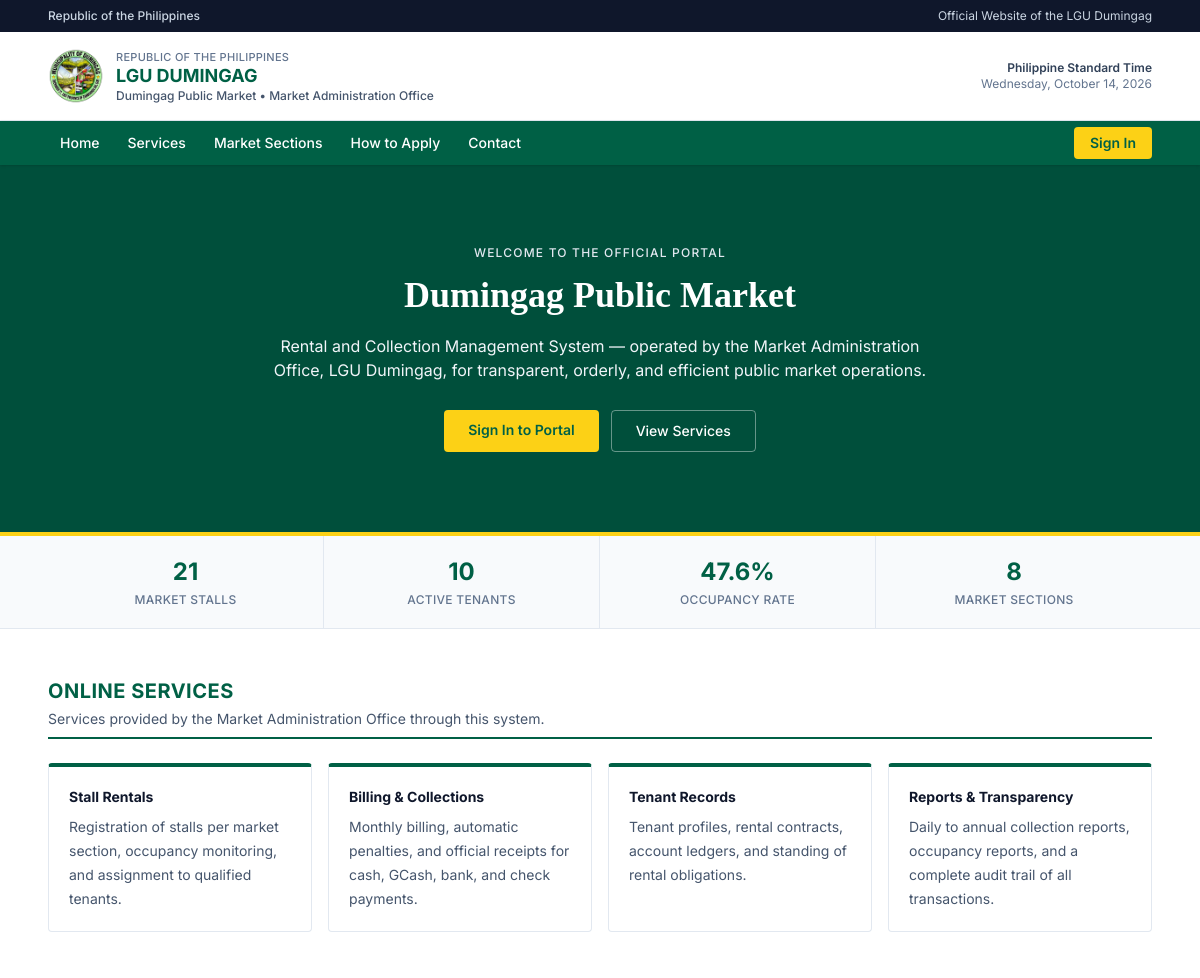
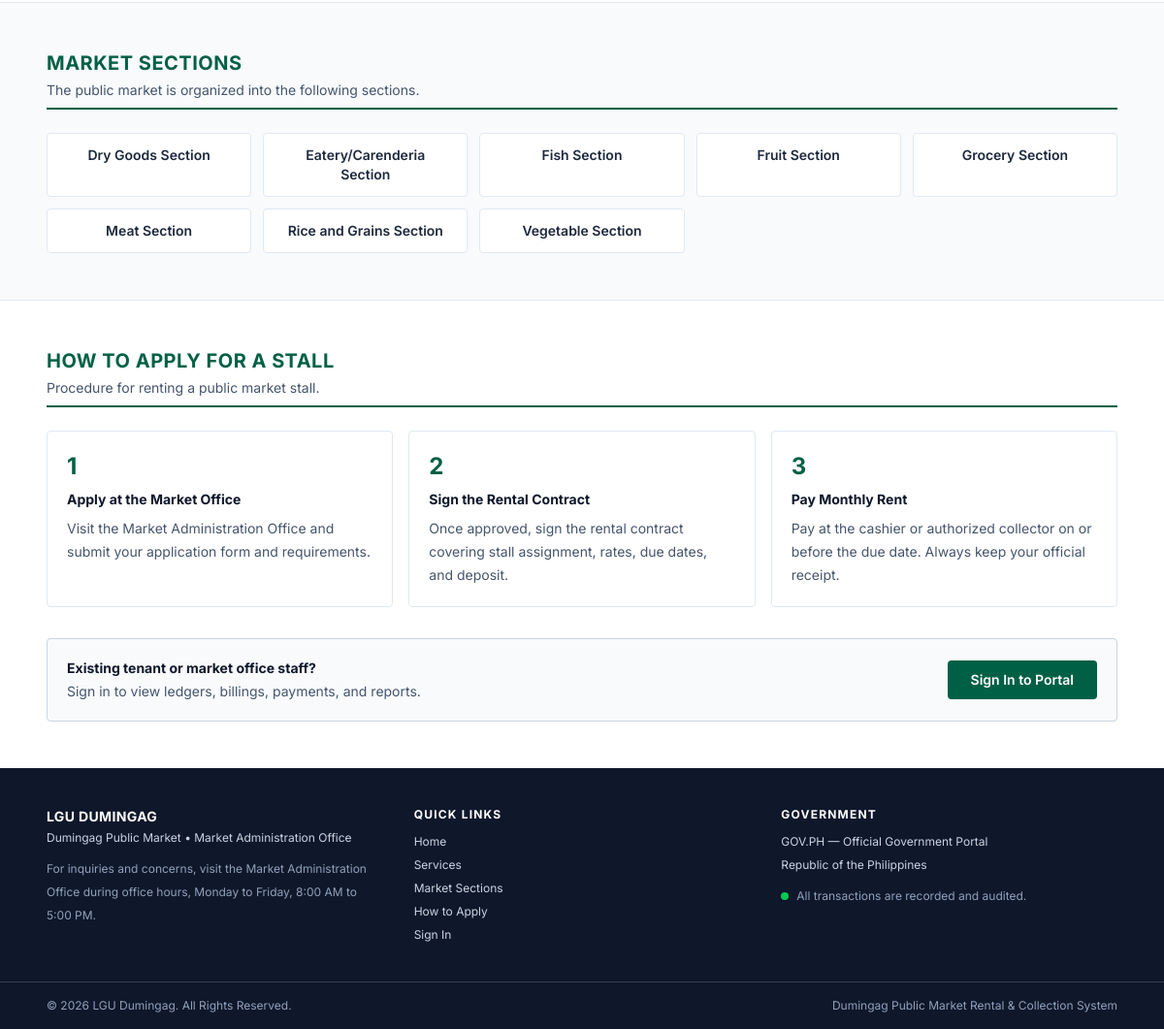
The page / on the database its author committed (2 pictures, top to bottom).
### core/models.py (models this page shows, shortened)
class SystemSetting(models.Model):
    PENALTY_TYPE_CHOICES = [
        ('fixed', 'Fixed'),
        ('percentage', 'Percentage'),
    ]
    municipality_name = models.CharField(max_length=200)
    market_name = models.CharField(max_length=200)
    office_name = models.CharField(max_length=200)
    receipt_prefix = models.CharField(max_length=20)
    default_due_day = models.PositiveIntegerField(default=5)
    penalty_type = models.CharField(max_length=20, choices=PENALTY_TYPE_CHOICES, default='percentage')
    penalty_value = models.DecimalField(max_digits=10, decimal_places=2, default=0)
    grace_period = models.PositiveIntegerField(default=5)
    logo = models.ImageField(upload_to='logos/', blank=True, null=True)
    theme_color = models.CharField(max_length=7, default='#003366')
    terms_and_conditions = models.TextField(
        default=DEFAULT_CONTRACT_TERMS,
        blank=True,
        help_text='One clause per line. Printed on every rental contract.',
    )
    class Meta:
        verbose_name = 'System Setting'
        verbose_name_plural = 'System Settings'

class MarketSection(models.Model):
    name = models.CharField(max_length=100, unique=True)
    description = models.TextField(blank=True)
    class Meta:
        ordering = ['name']

### core/views/landing.py (the view)
# urls.py: path('', landing_view, name='landing'),
def landing_view(request):
    if request.user.is_authenticated:
        pass
    settings = SystemSetting.objects.first()
    total_stalls = Stall.objects.count() or 120
    total_tenants = Tenant.objects.filter(status='Active').count() or 86
    occupied = Stall.objects.filter(status='Occupied').count() or 86
    vacant = Stall.objects.filter(status='Vacant').count() or 34
    occupancy_rate = round((occupied / total_stalls * 100) if total_stalls else 0, 1)
    if total_stalls == 0:
        total_stalls = 128
        total_tenants = 94
        occupied = 94
        vacant = 34
        occupancy_rate = 73.4
    context = {
        'system_settings': settings,
        'total_stalls': total_stalls,
        'total_tenants': total_tenants,
        'occupied': occupied,
        'vacant': vacant,
        'occupancy_rate': occupancy_rate,
        'sections': MarketSection.objects.all(),
    }
    return render(request, 'landing.html', context)

### core/context_processors.py (called while the page is built)
def system_settings(request):
    settings = SystemSetting.objects.first()
    return {'system_settings': settings}

def static_version(request):
    try:
        mtime = int((settings.BASE_DIR / "static" / "css" / "output.css").stat().st_mtime)
    except OSError:
        mtime = ""
    return {"STATIC_VERSION": mtime}

### templates/landing.html (shortened to what this page needs)
{% load static %}<!DOCTYPE html>
<html lang="en" class="scroll-smooth">
<head>
  <link rel="stylesheet" href="{% static 'css/output.css' %}?v={{ STATIC_VERSION }}">
</head>
<body class="bg-white text-slate-800 antialiased" style="font-family:'Inter',system-ui,sans-serif">
<div class="bg-slate-900 text-slate-300">
  <div class="mx-auto flex h-8 max-w-6xl items-center justify-between px-4 text-xs sm:px-6">
    <p class="font-medium">Republic of the Philippines</p>
    <p class="hidden sm:block">Official Website of the {{ system_settings.municipality_name|default:"Municipality" }}</p>
  </div>
</div>
<header class="border-b border-slate-200 bg-white">
  <div class="mx-auto flex max-w-6xl items-center justify-between gap-4 px-4 py-4 sm:px-6">
    <a href="{% url 'landing' %}" class="flex items-center gap-3">
      <img src="{% static 'images/lgu_dumingag_logo.png' %}" alt="Official Seal of the Municipality of Dumingag" class="h-14 w-14 shrink-0">
      <div>
        <p class="text-[11px] font-medium uppercase tracking-wide text-slate-500">Republic of the Philippines</p>
        <p class="text-lg font-bold uppercase leading-tight text-emerald-800">{{ system_settings.municipality_name|default:"Municipality of Dumingag" }}</p>
        <p class="text-xs font-medium text-slate-600">{{ system_settings.market_name|default:"Dumingag Public Market" }} • {{ system_settings.office_name|default:"Market Office" }}</p>
      </div>
    </a>
    <div class="hidden text-right text-xs text-slate-500 md:block">
      <p class="font-semibold text-slate-700">Philippine Standard Time</p>
      <p>{% now "l, F d, Y" %}</p>
    </div>
  </div>
</header>
<nav x-data="{ open:false }" class="sticky top-0 z-50 bg-emerald-800 shadow-sm">
  <div class="mx-auto max-w-6xl px-4 sm:px-6">
    <div class="flex h-11 items-center justify-between">
      <div class="hidden items-center gap-1 text-sm font-medium text-white md:flex">
        <a href="#home" class="px-3 py-2 hover:bg-white/10">Home</a>
        <a href="#services" class="px-3 py-2 hover:bg-white/10">Services</a>
        <a href="#sections" class="px-3 py-2 hover:bg-white/10">Market Sections</a>
        <a href="#process" class="px-3 py-2 hover:bg-white/10">How to Apply</a>
        <a href="#contact" class="px-3 py-2 hover:bg-white/10">Contact</a>
      </div>
      <div class="hidden md:block">
        {% if user.is_authenticated %}
        <a href="{% url 'dashboard' %}" class="inline-block rounded-sm bg-[#FCD116] px-4 py-1.5 text-sm font-semibold text-emerald-800 hover:bg-yellow-300">Dashboard</a>
        {% else %}
        <a href="{% url 'login' %}" class="inline-block rounded-sm bg-[#FCD116] px-4 py-1.5 text-sm font-semibold text-emerald-800 hover:bg-yellow-300">Sign In</a>
        {% endif %}
      </div>
    </div>
  </div>
</nav>
<section id="home" class="relative border-b-4 border-[#FCD116] bg-emerald-900 text-white">
  <div class="absolute inset-0 bg-emerald-900/80"></div>
  <div class="relative mx-auto max-w-6xl px-4 py-14 text-center sm:px-6 sm:py-20">
    <p class="text-xs font-medium uppercase tracking-widest text-slate-200">Welcome to the official portal</p>
    <h1 class="mx-auto mt-3 max-w-3xl font-serif text-3xl font-bold leading-tight sm:text-4xl">
      {{ system_settings.market_name|default:"Dumingag Public Market" }}
    </h1>
    <p class="mx-auto mt-4 max-w-2xl text-sm leading-6 text-slate-100 sm:text-base">
      Rental and Collection Management System — operated by the {{ system_settings.office_name|default:"Market Office" }},
      {{ system_settings.municipality_name|default:"Municipality of Dumingag" }}, for transparent, orderly, and efficient public market operations.
    </p>
    <div class="mt-7 flex flex-wrap justify-center gap-3">
      {% if user.is_authenticated %}
      <a href="{% url 'dashboard' %}" class="rounded-sm bg-[#FCD116] px-6 py-2.5 text-sm font-semibold text-emerald-800 hover:bg-yellow-300">Open Dashboard</a>
      {% else %}
      <a href="{% url 'login' %}" class="rounded-sm bg-[#FCD116] px-6 py-2.5 text-sm font-semibold text-emerald-800 hover:bg-yellow-300">Sign In to Portal</a>
      {% endif %}
      <a href="#services" class="rounded-sm border border-white/40 px-6 py-2.5 text-sm font-medium text-white hover:bg-white/10">View Services</a>
    </div>
  </div>
</section>
<div class="border-b border-slate-200 bg-slate-50">
  <div class="mx-auto grid max-w-6xl grid-cols-2 divide-x divide-slate-200 px-4 sm:px-6 lg:grid-cols-4">
    <div class="py-5 text-center">
      <p class="text-2xl font-bold text-emerald-800">{{ total_stalls }}</p>
      <p class="mt-1 text-xs font-medium uppercase tracking-wide text-slate-500">Market Stalls</p>
    </div>
    <div class="py-5 text-center">
      <p class="text-2xl font-bold text-emerald-800">{{ total_tenants }}</p>
      <p class="mt-1 text-xs font-medium uppercase tracking-wide text-slate-500">Active Tenants</p>
    </div>
    <div class="py-5 text-center">
      <p class="text-2xl font-bold text-emerald-800">{{ occupancy_rate }}%</p>
      <p class="mt-1 text-xs font-medium uppercase tracking-wide text-slate-500">Occupancy Rate</p>
    </div>
    <div class="py-5 text-center">
      <p class="text-2xl font-bold text-emerald-800">{% if sections %}{{ sections|length }}{% else %}9{% endif %}</p>
      <p class="mt-1 text-xs font-medium uppercase tracking-wide text-slate-500">Market Sections</p>
    </div>
  </div>
</div>
<section id="services" class="mx-auto max-w-6xl px-4 py-12 sm:px-6">
  <div class="border-b-2 border-emerald-800 pb-2">
    <h2 class="text-xl font-bold uppercase tracking-wide text-emerald-800">Online Services</h2>
    <p class="mt-1 text-sm text-slate-600">Services provided by the {{ system_settings.office_name|default:"Market Office" }} through this system.</p>
  </div>
  <div class="mt-6 grid gap-4 sm:grid-cols-2 lg:grid-cols-4">
    <div class="rounded-sm border border-slate-200 border-t-4 border-t-emerald-800 bg-white p-5">
      <h3 class="text-sm font-bold text-slate-900">Stall Rentals</h3>
      <p class="mt-2 text-sm leading-6 text-slate-600">Registration of stalls per market section, occupancy monitoring, and assignment to qualified tenants.</p>
    </div>
    <div class="rounded-sm border border-slate-200 border-t-4 border-t-emerald-800 bg-white p-5">
      <h3 class="text-sm font-bold text-slate-900">Billing &amp; Collections</h3>
      <p class="mt-2 text-sm leading-6 text-slate-600">Monthly billing, automatic penalties, and official receipts for cash, GCash, bank, and check payments.</p>
    </div>
    <div class="rounded-sm border border-slate-200 border-t-4 border-t-emerald-800 bg-white p-5">
      <h3 class="text-sm font-bold text-slate-900">Tenant Records</h3>
      <p class="mt-2 text-sm leading-6 text-slate-600">Tenant profiles, rental contracts, account ledgers, and standing of rental obligations.</p>
    </div>
    <div class="rounded-sm border border-slate-200 border-t-4 border-t-emerald-800 bg-white p-5">
      <h3 class="text-sm font-bold text-slate-900">Reports &amp; Transparency</h3>
      <p class="mt-2 text-sm leading-6 text-slate-600">Daily to annual collection reports, occupancy reports, and a complete audit trail of all transactions.</p>
    </div>
  </div>
</section>
<section id="sections" class="border-y border-slate-200 bg-slate-50">
  <div class="mx-auto max-w-6xl px-4 py-12 sm:px-6">
    <div class="border-b-2 border-emerald-800 pb-2">
      <h2 class="text-xl font-bold uppercase tracking-wide text-emerald-800">Market Sections</h2>
      <p class="mt-1 text-sm text-slate-600">The public market is organized into the following sections.</p>
    </div>
    <div class="mt-6 grid grid-cols-2 gap-3 sm:grid-cols-3 lg:grid-cols-5">
      {% if sections %}
        {% for section in sections %}
        <div class="rounded-sm border border-slate-200 bg-white px-4 py-3 text-center">
          <p class="text-sm font-semibold text-slate-800">{{ section.name }}</p>
        </div>
        {% endfor %}
      {% endif %}
    </div>
  </div>
</section>
<section id="process" class="mx-auto max-w-6xl px-4 py-12 sm:px-6">
  <div class="border-b-2 border-emerald-800 pb-2">
    <h2 class="text-xl font-bold uppercase tracking-wide text-emerald-800">How to Apply for a Stall</h2>
    <p class="mt-1 text-sm text-slate-600">Procedure for renting a public market stall.</p>
  </div>
  <div class="mt-6 grid gap-4 md:grid-cols-3">
    <div class="rounded-sm border border-slate-200 bg-white p-5">
      <p class="text-2xl font-bold text-emerald-800">1</p>
      <h3 class="mt-2 text-sm font-bold text-slate-900">Apply at the Market Office</h3>
      <p class="mt-2 text-sm leading-6 text-slate-600">Visit the {{ system_settings.office_name|default:"Market Office" }} and submit your application form and requirements.</p>
    </div>
    <div class="rounded-sm border border-slate-200 bg-white p-5">
      <p class="text-2xl font-bold text-emerald-800">2</p>
      <h3 class="mt-2 text-sm font-bold text-slate-900">Sign the Rental Contract</h3>
      <p class="mt-2 text-sm leading-6 text-slate-600">Once approved, sign the rental contract covering stall assignment, rates, due dates, and deposit.</p>
    </div>
    <div class="rounded-sm border border-slate-200 bg-white p-5">
      <p class="text-2xl font-bold text-emerald-800">3</p>
      <h3 class="mt-2 text-sm font-bold text-slate-900">Pay Monthly Rent</h3>
      <p class="mt-2 text-sm leading-6 text-slate-600">Pay at the cashier or authorized collector on or before the due date. Always keep your official receipt.</p>
    </div>
  </div>
  <div class="mt-8 rounded-sm border border-slate-300 bg-slate-50 p-5 sm:flex sm:items-center sm:justify-between">
    <div>
      <p class="text-sm font-bold text-slate-900">Existing tenant or market office staff?</p>
      <p class="mt-1 text-sm text-slate-600">Sign in to view ledgers, billings, payments, and reports.</p>
    </div>
    <div class="mt-4 sm:mt-0">
      {% if user.is_authenticated %}
      <a href="{% url 'dashboard' %}" class="inline-block rounded-sm bg-emerald-800 px-6 py-2.5 text-sm font-semibold text-white hover:bg-emerald-900">Go to Dashboard</a>
      {% else %}
      <a href="{% url 'login' %}" class="inline-block rounded-sm bg-emerald-800 px-6 py-2.5 text-sm font-semibold text-white hover:bg-emerald-900">Sign In to Portal</a>
      {% endif %}
    </div>
  </div>
</section>
<footer id="contact" class="bg-slate-900 text-slate-300">
  <div class="mx-auto grid max-w-6xl gap-8 px-4 py-10 sm:px-6 md:grid-cols-3">
    <div>
      <p class="text-sm font-bold uppercase tracking-wide text-white">{{ system_settings.municipality_name|default:"Municipality of Dumingag" }}</p>
      <p class="mt-1 text-xs">{{ system_settings.market_name|default:"Dumingag Public Market" }} • {{ system_settings.office_name|default:"Market Office" }}</p>
      <p class="mt-3 text-xs leading-6 text-slate-400">
        For inquiries and concerns, visit the {{ system_settings.office_name|default:"Market Office" }} during office hours, Monday to Friday, 8:00 AM to 5:00 PM.
      </p>
    </div>
    <div>
      <p class="text-xs font-bold uppercase tracking-widest text-white">Quick Links</p>
      <ul class="mt-3 space-y-2 text-xs">
        <li><a href="#home" class="hover:text-white">Home</a></li>
        <li><a href="#services" class="hover:text-white">Services</a></li>
        <li><a href="#sections" class="hover:text-white">Market Sections</a></li>
        <li><a href="#process" class="hover:text-white">How to Apply</a></li>
        <li><a href="{% url 'login' %}" class="hover:text-white">Sign In</a></li>
      </ul>
    </div>
    <div>
      <p class="text-xs font-bold uppercase tracking-widest text-white">Government</p>
      <ul class="mt-3 space-y-2 text-xs">
        <li><a href="https://www.gov.ph" class="hover:text-white" rel="noopener">GOV.PH — Official Government Portal</a></li>
        <li>Republic of the Philippines</li>
      </ul>
      <p class="mt-4 flex items-center gap-2 text-xs text-slate-400"><span class="inline-block h-2 w-2 rounded-full bg-green-500"></span>All transactions are recorded and audited.</p>
    </div>
  </div>
  <div class="border-t border-slate-700">
    <div class="mx-auto flex max-w-6xl flex-col items-center justify-between gap-2 px-4 py-4 text-xs text-slate-400 sm:flex-row sm:px-6">
      <p>© {% now "Y" %} {{ system_settings.municipality_name|default:"Municipality" }}. All Rights Reserved.</p>
      <p>{{ system_settings.market_name|default:"Public Market" }} Rental &amp; Collection System</p>
    </div>
  </div>
</footer>
</body>
</html>

### rows shown on the page
SystemSetting: municipality_name "LGU Dumingag", municipality_name "LGU DUMINGAG", market_name "Dumingag Public Market", office_name "Market Administration Office"
MarketSection: name "Dry Goods Section"
MarketSection: name "Eatery/Carenderia Section"
MarketSection: name "Fish Section"
MarketSection: name "Fruit Section"
MarketSection: name "Grocery Section"
MarketSection: name "Meat Section"
MarketSection: name "Rice and Grains Section"
MarketSection: name "Vegetable Section"

### other values the page prints
{{ total_stalls }} "21"
{{ total_tenants }} "10"
{{ occupancy_rate }} "47.6"
{{ sections|length }} "8"
